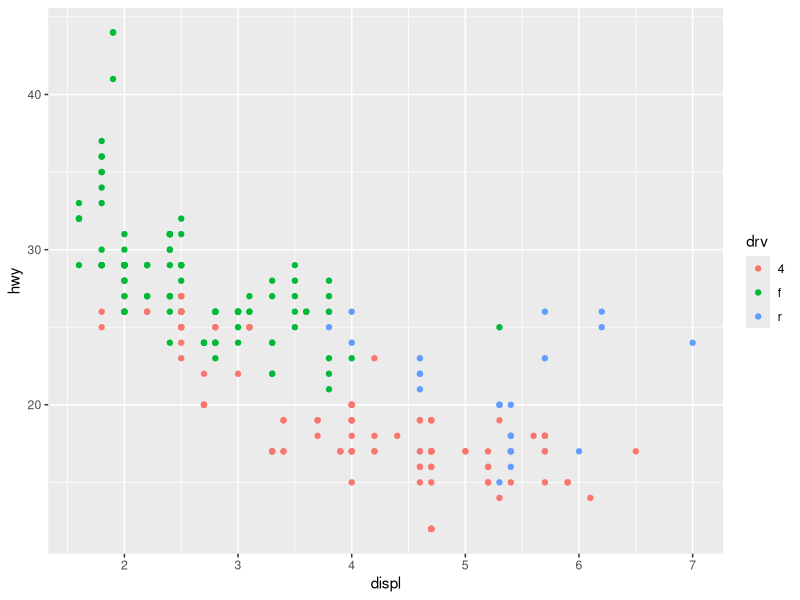
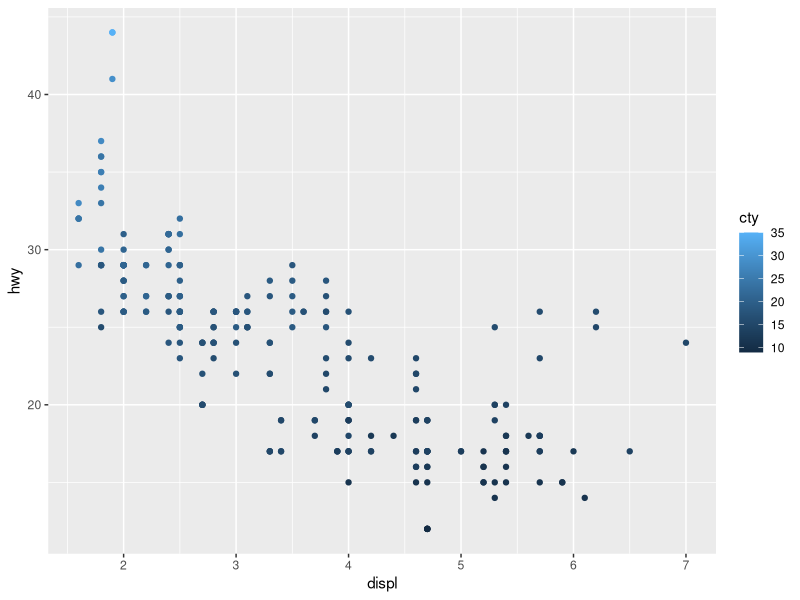
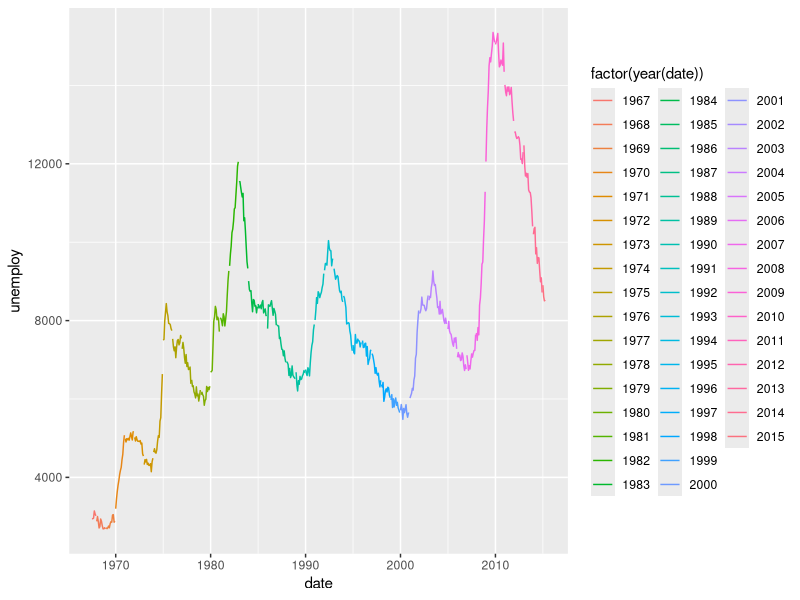
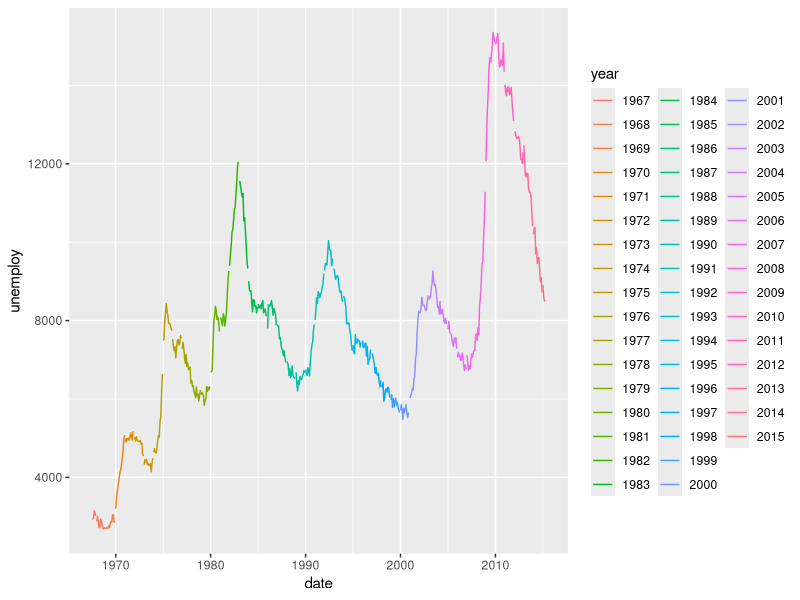
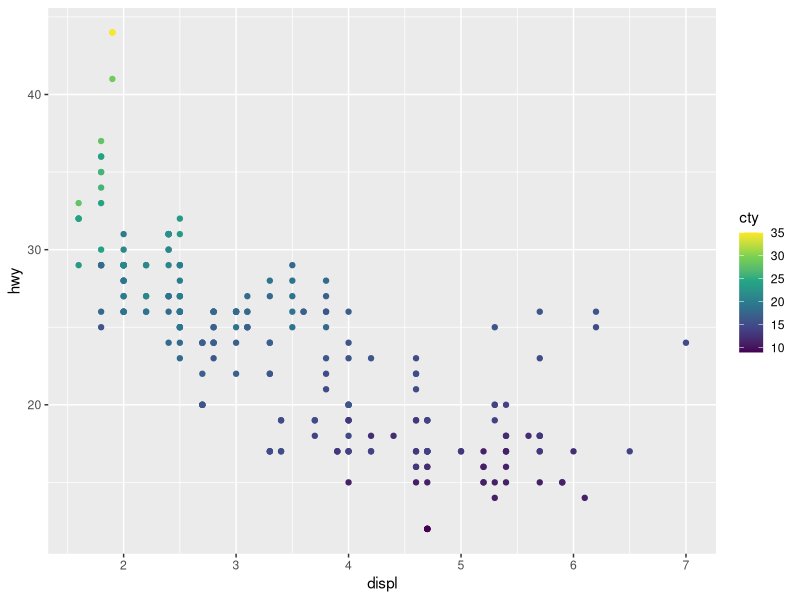
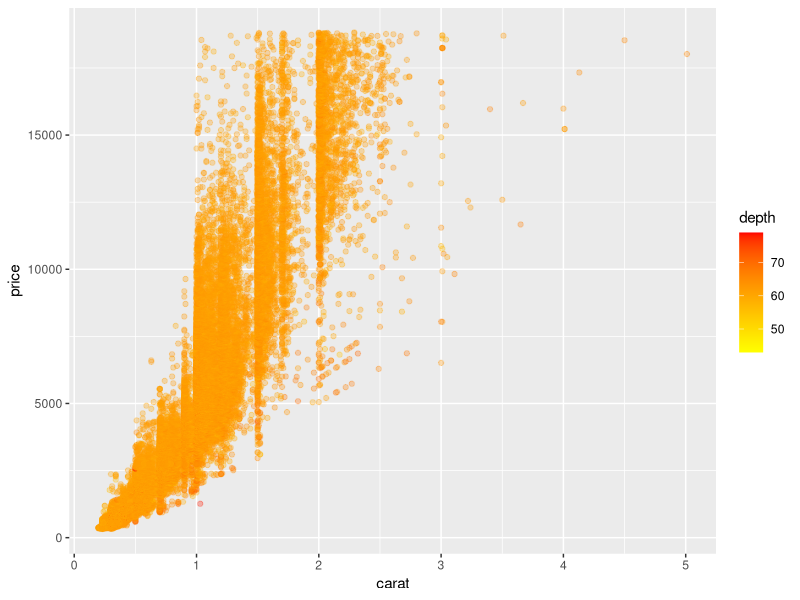
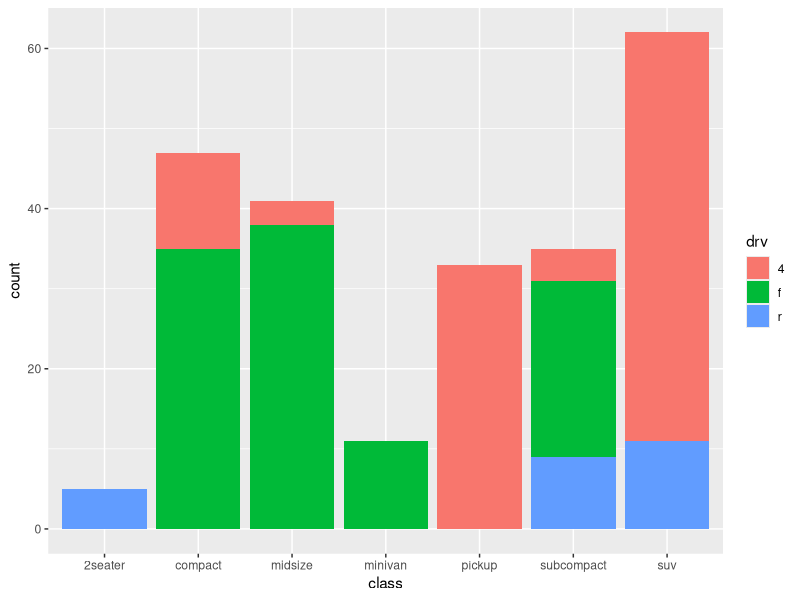
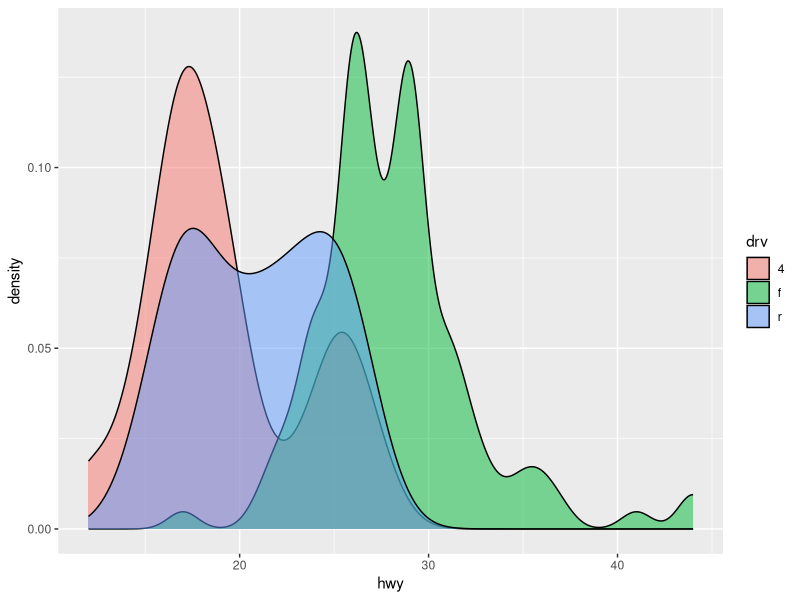

These figures' R source, in order:
# =============================================================================
# SOLUZIONI: Estetiche e Mappature in ggplot2
# REVELO Training - Data Viz 2025
# =============================================================================
# 
# Questo file contiene le soluzioni complete di tutti gli esercizi.
# Usa questo per:
# - Verificare le tue soluzioni
# - Capire approcci alternativi
# - Studiare pattern di codice ggplot2
#
# NON condividere con gli studenti durante il corso!
# =============================================================================

# SETUP -----------------------------------------------------------------------
library(ggplot2)
library(dplyr)

# Carica datasets
data(mpg)
data(diamonds)
data(economics)
data(mtcars)

# =============================================================================
# PARTE 1: COLOR AESTHETIC
# =============================================================================

# ESERCIZIO 1: Color Discreto Base -----------------------------------------
# Obiettivo: Creare scatter plot di displ vs hwy, colorando per drv (tipo trazione)

ggplot(mpg, aes(x = displ, y = hwy, color = drv)) +
  geom_point()

# Interpretazione: Ogni tipo di trazione ha un colore distinto


# ESERCIZIO 2: Color Continuo -----------------------------------------------
# Obiettivo: Scatter plot displ vs hwy, con color basato su cty (consumo città)

ggplot(mpg, aes(x = displ, y = hwy, color = cty)) +
  geom_point()

# Nota: Gradient continuo da blu scuro a blu chiaro (default)


# ESERCIZIO 3: Color con Linee ----------------------------------------------
# Obiettivo: Line plot di economics: date vs unemploy, colorando per anno

# Soluzione 1: con lubridate
library(lubridate)
ggplot(economics, aes(x = date, y = unemploy, color = factor(year(date)))) +
  geom_line()

# Soluzione 2: senza lubridate
economics_year <- economics %>%
  mutate(year = format(date, "%Y"))

ggplot(economics_year, aes(x = date, y = unemploy, color = year)) +
  geom_line()


# ESERCIZIO 4: Palette Viridis ----------------------------------------------
# Obiettivo: Ripeti esercizio 2, ma usa scale_color_viridis_c()

ggplot(mpg, aes(x = displ, y = hwy, color = cty)) +
  geom_point() +
  scale_color_viridis_c()

# Viridis è percettualmente uniforme e colorblind-friendly


# ESERCIZIO 5: Gradient Personalizzato --------------------------------------
# Obiettivo: Scatter plot diamonds: carat vs price, color su depth
#            Usa gradient da "yellow" a "red"

ggplot(diamonds, aes(x = carat, y = price, color = depth)) +
  geom_point(alpha = 0.3) +
  scale_color_gradient(low = "yellow", high = "red")


# =============================================================================
# PARTE 2: FILL AESTHETIC
# =============================================================================

# ESERCIZIO 6: Fill per Bar Chart -------------------------------------------
# Obiettivo: Bar chart di mpg per class, riempimento per drv

ggplot(mpg, aes(x = class, fill = drv)) +
  geom_bar()

# Default: stacked bars


# ESERCIZIO 7: Fill con Density ---------------------------------------------
# Obiettivo: Density plot di hwy, con fill per drv e alpha = 0.5

ggplot(mpg, aes(x = hwy, fill = drv)) +
  geom_density(alpha = 0.5)

# Alpha permette di vedere sovrapposizioni


# ESERCIZIO 8: Color e Fill Insieme -----------------------------------------
# Obiettivo: Bar chart di class, fill per class, bordo nero

ggplot(mpg, aes(x = class, fill = class)) +
  geom_bar(color = "black")

# fill = mapping (varia), color = setting (fisso)


# ESERCIZIO 9: Histogram con Fill -------------------------------------------
# Obiettivo: Histogram di carat (diamonds), fill per cut, position = "dodge"

ggplot(diamonds, aes(x = carat, fill = cut)) +
  geom_histogram(bins = 30, position = "dodge")

# position = "dodge" mette barre affiancate invece di stacked


# ESERCIZIO 10: Boxplot con Fill --------------------------------------------
# Obiettivo: Boxplot di hwy per class, fill per class, bordo "darkgray"

ggplot(mpg, aes(x = class, y = hwy, fill = class)) +
  geom_boxplot(color = "darkgray")


# =============================================================================
# PARTE 3: SIZE E SHAPE
# =============================================================================

# ESERCIZIO 11: Size Continuo -----------------------------------------------
# Obiettivo: Scatter plot displ vs hwy, size basato su cyl

ggplot(mpg, aes(x = displ, y = hwy, size = cyl)) +
  geom_point(alpha = 0.6)

# Size scala automaticamente con la variabile


# ESERCIZIO 12: Size + Color ------------------------------------------------
# Obiettivo: Scatter plot wt vs mpg (mtcars), size = hp, color = cyl

ggplot(mtcars, aes(x = wt, y = mpg, size = hp, color = cyl)) +
  geom_point(alpha = 0.7)

# Visualizza 4 variabili contemporaneamente


# ESERCIZIO 13: Shape Discreto ----------------------------------------------
# Obiettivo: Scatter plot displ vs hwy, shape basato su drv, size = 3

ggplot(mpg, aes(x = displ, y = hwy, shape = drv)) +
  geom_point(size = 3)

# Shape varia solo con variabili discrete (fattori)


# ESERCIZIO 14: Shape + Color (Ridondanza) ----------------------------------
# Obiettivo: Scatter plot displ vs hwy, shape E color entrambi per drv

ggplot(mpg, aes(x = displ, y = hwy, shape = drv, color = drv)) +
  geom_point(size = 3)

# Ridondanza utile per accessibilità (colorblindness, stampa B/N)


# ESERCIZIO 15: Shape Personalizzato ----------------------------------------
# Obiettivo: Scatter plot displ vs hwy, usa shape = 21, 
#            color = "black", fill = "steelblue", size = 3

ggplot(mpg, aes(x = displ, y = hwy)) +
  geom_point(shape = 21, color = "black", fill = "steelblue", size = 3)

# Shape 21-24 supportano sia color (bordo) che fill (interno)


# =============================================================================
# PARTE 4: ALPHA (TRASPARENZA)
# =============================================================================

# ESERCIZIO 16: Alpha Fisso per Overplotting --------------------------------
# Obiettivo: Scatter plot di diamonds (tutti i dati): carat vs price
#            Usa alpha = 0.1 per gestire overplotting

ggplot(diamonds, aes(x = carat, y = price)) +
  geom_point(alpha = 0.1, size = 0.5)

# Con 53,940 punti, alpha basso essenziale per vedere densità


# ESERCIZIO 17: Alpha Variabile ---------------------------------------------
# Obiettivo: Scatter plot mpg: displ vs hwy, alpha basato su cty

ggplot(mpg, aes(x = displ, y = hwy, alpha = cty)) +
  geom_point(size = 3)

# Alpha mapping crea legenda (spesso non ideale)


# ESERCIZIO 18: Alpha con Density -------------------------------------------
# Obiettivo: Density plot di hwy, fill per drv, alpha = 0.4

ggplot(mpg, aes(x = hwy, fill = drv)) +
  geom_density(alpha = 0.4)

# Alpha setting (non mapping) per overlay pulito


# ESERCIZIO 19: Alpha in Geom_ribbon ----------------------------------------
# Obiettivo: Line plot economics: date vs unemploy, 
#            aggiungi ribbon da unemploy-500 a unemploy+500, alpha = 0.3

ggplot(economics, aes(x = date, y = unemploy)) +
  geom_ribbon(aes(ymin = unemploy - 500, ymax = unemploy + 500),
              alpha = 0.3, fill = "blue") +
  geom_line(color = "darkblue")

# Ribbon per incertezza/intervallo di confidenza


# ESERCIZIO 20: Jitter con Alpha --------------------------------------------
# Obiettivo: geom_jitter di class vs hwy, alpha = 0.5, width = 0.2

ggplot(mpg, aes(x = class, y = hwy)) +
  geom_jitter(alpha = 0.5, width = 0.2)

# Jitter + alpha gestisce overplotting in variabili discrete


# ESERCIZIO 21: Boxplot + Punti con Alpha -----------------------------------
# Obiettivo: Sovrapporre boxplot e punti per class vs hwy
#            Usa geom_boxplot con alpha = 0.5, poi geom_point sopra
#            In questo modo i punti sono visibili attraverso i boxplot

ggplot(mpg, aes(x = class, y = hwy)) +
  geom_boxplot(alpha = 0.5, fill = "lightblue") +
  geom_point(alpha = 0.6)

# Alpha sul boxplot permette di vedere i punti sottostanti
# Variante con jitter per evitare sovrapposizione punti:
ggplot(mpg, aes(x = class, y = hwy)) +
  geom_boxplot(alpha = 0.3, fill = "steelblue") +
  geom_jitter(alpha = 0.5, width = 0.2, color = "darkred")


# =============================================================================
# PARTE 5: MAPPING VS SETTING
# =============================================================================

# ESERCIZIO 22: Errore Comune - Setting in aes() ---------------------------
# Obiettivo: IDENTIFICA L'ERRORE e correggilo
# Questo codice è sbagliato:
# ggplot(mpg, aes(x = displ, y = hwy, color = "blue")) + geom_point()

# ❌ SBAGLIATO: crea variabile letterale "blue"
ggplot(mpg, aes(x = displ, y = hwy, color = "blue")) + 
  geom_point()

# ✅ CORRETTO: setting fuori da aes()
ggplot(mpg, aes(x = displ, y = hwy)) + 
  geom_point(color = "blue")


# ESERCIZIO 23: Mapping Corretto --------------------------------------------
# Obiettivo: Scatter plot displ vs hwy, mapping color a class,
#            setting size = 3 e alpha = 0.7

ggplot(mpg, aes(x = displ, y = hwy, color = class)) +
  geom_point(size = 3, alpha = 0.7)

# color dentro aes() = mapping, size/alpha fuori = setting


# ESERCIZIO 23: Setting Multipli --------------------------------------------
# Obiettivo: Scatter plot wt vs mpg (mtcars), 
#            setting: color = "red", size = 4, shape = 17, alpha = 0.6

ggplot(mtcars, aes(x = wt, y = mpg)) +
  geom_point(color = "red", size = 4, shape = 17, alpha = 0.6)

# Tutti setting = valori fissi, nessuna legenda


# ESERCIZIO 24: Mix Mapping e Setting ---------------------------------------
# Obiettivo: Scatter plot displ vs hwy,
#            mapping: color = class, size = cyl
#            setting: alpha = 0.6

ggplot(mpg, aes(x = displ, y = hwy, color = class, size = cyl)) +
  geom_point(alpha = 0.6)

# Mixing correttamente: mapping in aes(), setting in geom


# ESERCIZIO 25: Position = "dodge" con Fill ---------------------------------
# Obiettivo: Bar chart di class, fill per drv, position = "dodge"

ggplot(mpg, aes(x = class, fill = drv)) +
  geom_bar(position = "dodge")

# Try to use the different positions: stack, fill, dodge, identity
# Barre affiancate facilitano confronto tra gruppi


# =============================================================================
# PARTE 6: COMBINAZIONI AVANZATE
# =============================================================================

# ESERCIZIO 26: Quattro Variabili -------------------------------------------
# Obiettivo: Scatter plot displ vs hwy, 
#            color = class, size = cyl, alpha = 0.6

ggplot(mpg, aes(x = displ, y = hwy, color = class, size = cyl)) +
  geom_point(alpha = 0.6)

# 4 variabili: x, y, color, size


# ESERCIZIO 27: Ridondanza Accessibile --------------------------------------
# Obiettivo: Scatter plot displ vs hwy,
#            color E shape entrambi per drv (stessa variabile),
#            size = 3, per migliorare accessibilità

ggplot(mpg, aes(x = displ, y = hwy, color = drv, shape = drv)) +
  geom_point(size = 3)

# Ridondanza (color + shape per stessa var) aiuta colorblind users


# ESERCIZIO 28: Bubble Chart ------------------------------------------------
# Obiettivo: Scatter plot diamonds (sample di 1000 righe):
#            x = carat, y = price, size = depth, color = cut, alpha = 0.5

# Sample dei dati
diamonds_sample <- diamonds %>% sample_n(1000)

ggplot(diamonds_sample, aes(x = carat, y = price, size = depth, color = cut)) +
  geom_point(alpha = 0.5)

# 5 variabili in un plot! (ma complesso da interpretare)


# ESERCIZIO 29: Gradient Divergente -----------------------------------------
# Obiettivo: Prepara dati con variabile centrata, poi visualizza con gradient divergente

# Prepara dati
mpg_centered <- mpg %>%
  mutate(hwy_diff = hwy - mean(hwy))

# Scatter plot: displ vs hwy_diff, color = hwy_diff,
# usa scale_color_gradient2
ggplot(mpg_centered, aes(x = displ, y = hwy_diff, color = hwy_diff)) +
  geom_point(size = 3) +
  scale_color_gradient2(low = "blue", mid = "white", high = "red", midpoint = 0)

# Gradient divergente utile per valori positivi/negativi centrati su 0


# ESERCIZIO 30: Multivariato Completo ---------------------------------------
# Obiettivo: Visualizzazione completa mtcars:
#            x = wt, y = mpg, color = factor(cyl), size = hp, shape = factor(am)

ggplot(mtcars, aes(x = wt, y = mpg, 
                   color = factor(cyl), 
                   size = hp, 
                   shape = factor(am))) +
  geom_point(alpha = 0.7)

# 6 variabili! Limite pratico di leggibilità
# Nota: cyl e am convertiti a factor per discrete aesthetics


# =============================================================================
# FINE SOLUZIONI
# =============================================================================
# 
# Best Practices Recap:
# 
# 1. MAPPING vs SETTING
#    - Mapping (in aes): variabile → aesthetic → crea scala/legenda
#    - Setting (in geom): valore fisso → nessuna scala/legenda
#
# 2. COLOR vs FILL
#    - color: bordi, linee, punti
#    - fill: aree interne (bar, density, boxplot, ribbon)
#
# 3. ESTETICHE PER TIPO VARIABILE
#    - Discrete: color, fill, shape (max 6-7 categorie)
#    - Continue: color, fill (gradient), size, alpha
#
# 4. GESTIRE OVERPLOTTING
#    - Alpha basso (0.1-0.5)
#    - geom_jitter()
#    - Size piccolo
#    - Binning (hex, bin2d)
#
# 5. ACCESSIBILITÀ
#    - Viridis palette (colorblind-friendly)
#    - Color + shape ridondanza
#    - Evita solo rosso/verde
#
# 6. QUANTE ESTETICHE?
#    - Max 3-4 mappate per leggibilità
#    - Usa facets per variabili aggiuntive
#    - Priorità: posizione > color > size > shape
#
# =============================================================================
